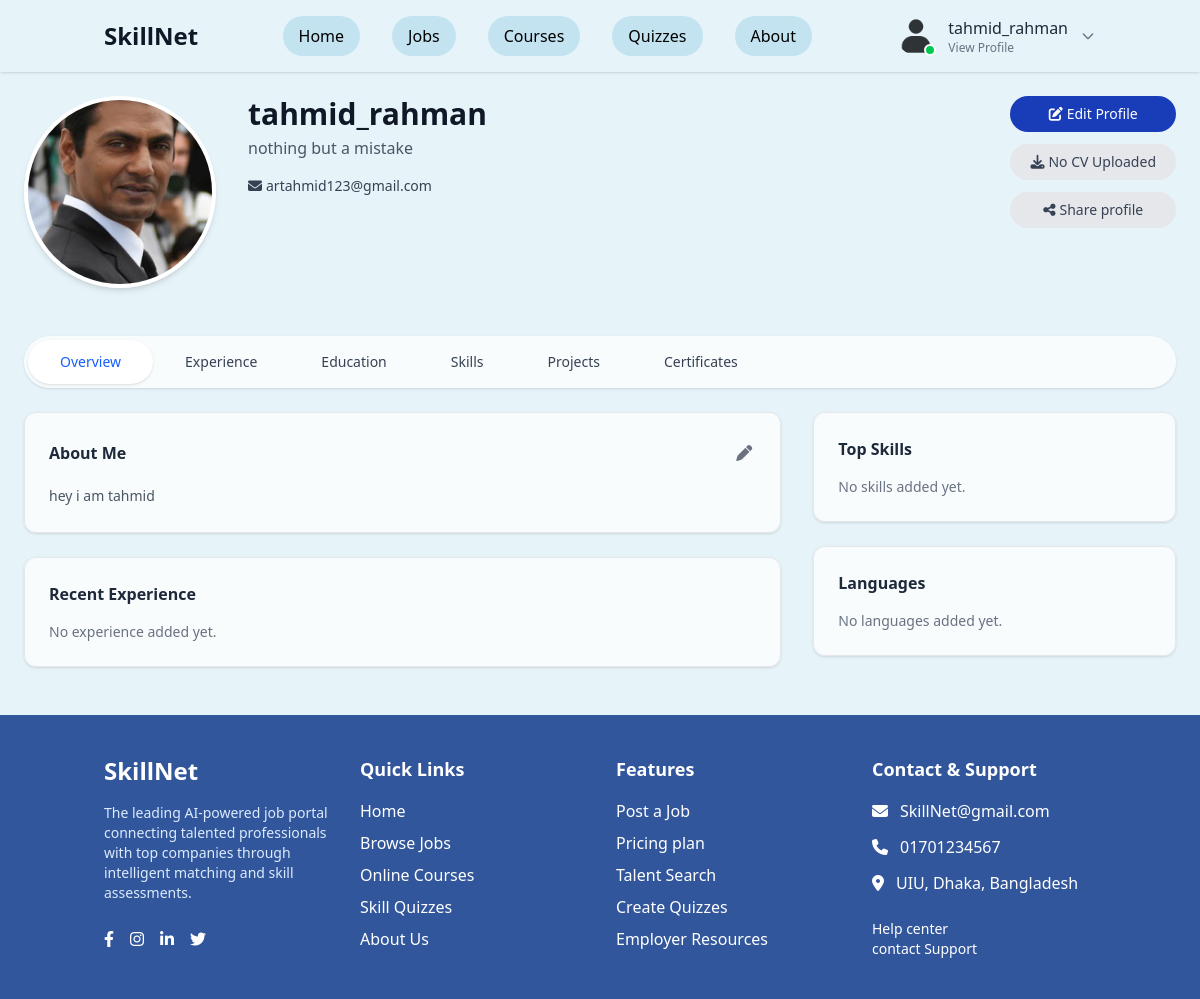
The page /profile/ (signed in) on the database as committed earlier.
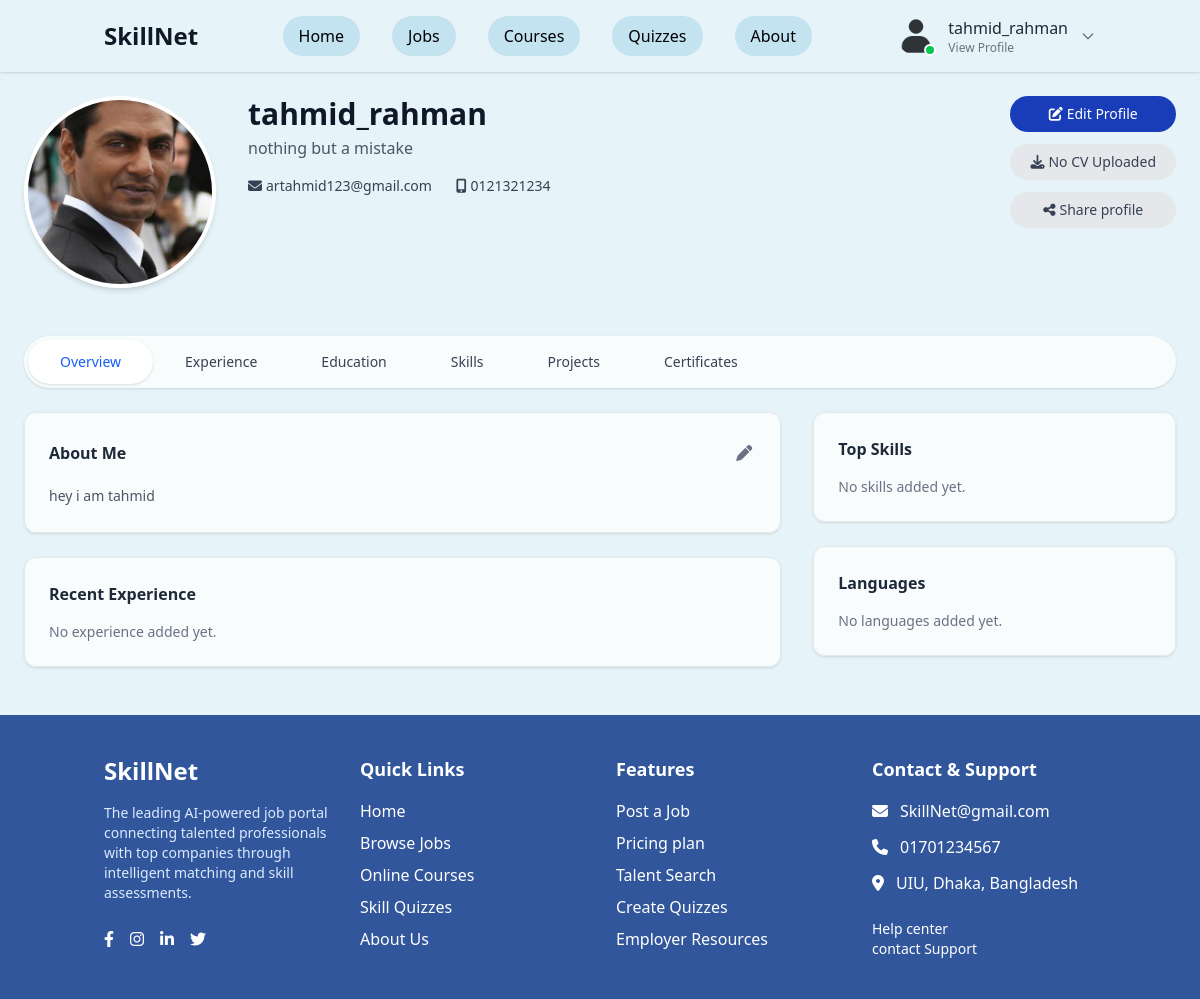
The same page on the database as committed later.
### app/models.py (models this page shows, shortened)
class UserProfile(models.Model):
    user = models.OneToOneField(User, on_delete=models.CASCADE, related_name='profile')
    profile_picture = models.ImageField(upload_to='profile_pictures/', blank=True, null=True)
    bio = models.TextField(blank=True)
    title = models.CharField(max_length=200, blank=True)
    location = models.CharField(max_length=100, blank=True)
    phone = models.CharField(max_length=20, blank=True)
    website = models.URLField(blank=True)
    linkedin = models.URLField(blank=True)
    github = models.URLField(blank=True)
    resume = models.FileField(upload_to='resumes/', blank=True, null=True)

### app/views.py (the view)
# urls.py: path('profile/', views.profile, name='profile'),
@login_required
def profile(request, username=None):
    if username:
        profile_user = get_object_or_404(User, username=username)
    else:
        profile_user = request.user
    active_tab = request.GET.get('tab', 'overview')
    profile, created = UserProfile.objects.get_or_create(user=profile_user)
    experiences = Experience.objects.filter(user=profile_user).order_by('-start_date')
    educations = Education.objects.filter(user=profile_user).order_by('-start_date')
    skills = Skill.objects.filter(user=profile_user).order_by('-percentage')
    projects = Project.objects.filter(user=profile_user).order_by('-start_date')
    languages = Language.objects.filter(user=profile_user)
    certificates = Certificate.objects.filter(user=profile_user).order_by('-issue_date')
    context = {
        'profile_user': profile_user,
        'profile': profile,
        'experiences': experiences,
        'educations': educations,
        'skills': skills,
        'projects': projects,
        'languages': languages,
        'certificates': certificates,
        'active_tab': active_tab,
        'is_own_profile': profile_user == request.user,
    }
    return render(request, 'profile/profile.html', context)

### static/templates/profile/profile.html (shortened to what the changed rows need)
{% extends 'base.html' %}
{% load static %}
{% block content %}
<main class="max-w-7xl mx-auto px-6 pb-12 pt-6">
  <section class="flex flex-col md:flex-row items-start gap-8 mb-12">
    <img src="{% if profile.profile_picture %}{{ profile.profile_picture.url }}{% else %}https://via.placeholder.com/200{% endif %}"
         alt="{{ profile_user.get_full_name|default:profile_user.username }}"
         class="w-48 h-48 rounded-full object-cover border-4 border-white shadow-md" />
    <div class="flex-1">
      <h1 class="text-3xl font-bold text-gray-900">
        {{ profile_user.get_full_name|default:profile_user.username }}
      </h1>
      <p class="text-gray-600 mt-1">{{ profile.title|default:"Professional" }}</p>
      <div class="flex flex-wrap gap-6 mt-4 text-sm text-gray-700">
        {% if profile_user.email %}
        <div class="flex items-center">
          <i class="fas fa-envelope mr-1"></i> {{ profile_user.email }}
        </div>
        {% endif %}
        {% if profile.phone %}
        <div class="flex items-center">
          <i class="fas fa-mobile-alt mr-1"></i> {{ profile.phone }}
        </div>
        {% endif %}
      </div>
    </div>
    {% if is_own_profile %}
    <div class="flex flex-col gap-3">
      <a href="{% url 'app:edit_profile' %}" class="px-5 py-2 bg-blue-800 text-white rounded-full text-sm font-medium flex items-center justify-center hover:bg-blue-900 transition">
      </a>
      {% if profile.resume %}
      <a href="{% url 'app:download_cv' %}" class="px-5 py-2 bg-gray-200 text-gray-700 rounded-full text-sm font-medium flex items-center justify-center hover:bg-gray-300 transition">
        <i class="fas fa-download mr-1"></i> Download CV
      </a>
      {% else %}
      <button class="px-5 py-2 bg-gray-200 text-gray-700 rounded-full text-sm font-medium flex items-center justify-center hover:bg-gray-300 transition" disabled>
      </button>
      {% endif %}
      <button class="px-5 py-2 bg-gray-200 text-gray-700 rounded-full text-sm font-medium flex items-center justify-center hover:bg-gray-300 transition" onclick="shareProfile()">
      </button>
    </div>
    {% endif %}
  </section>
  <div class="grid grid-cols-1 lg:grid-cols-3 gap-8">
    {% if active_tab == 'overview' %}
    <div class="lg:col-span-2 space-y-6">
      <div class="bg-white/70 backdrop-blur-sm rounded-xl p-6 shadow-sm border border-gray-200">
        <div class="flex justify-between items-center mb-4">
          <h2 class="font-semibold text-gray-800">About Me</h2>
          {% if is_own_profile %}
          <a href="{% url 'app:edit_profile' %}#bio" class="p-1 text-gray-500 hover:text-gray-700"><i class="fas fa-pen"></i></a>
          {% endif %}
        </div>
        <p class="text-sm text-gray-600 leading-relaxed">
          {% if profile.bio %}
            {{ profile.bio }}
          {% else %}
            {% if is_own_profile %}
              <span class="text-gray-400">Add a bio to tell people about yourself...</span>
            {% else %}
              <span class="text-gray-400">No bio available.</span>
            {% endif %}
          {% endif %}
        </p>
      </div>
    </div>
    {% endif %}
  </div>
</main>
{% endblock %}

Rows that differ between the two databases and show on the page:
changed UserProfile "nothing but a mistake": phone (not shown) → "0121321234"
